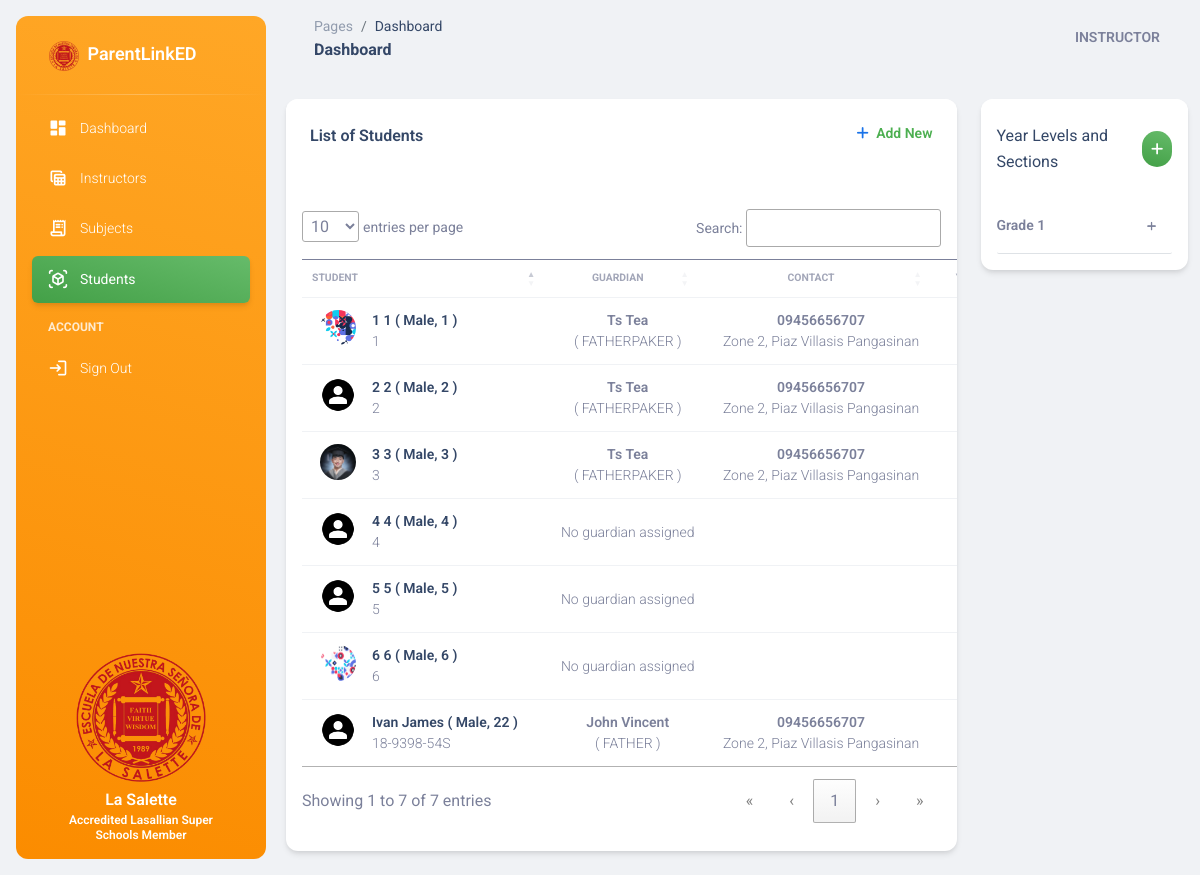
The app's page /students/ (signed in), older data.
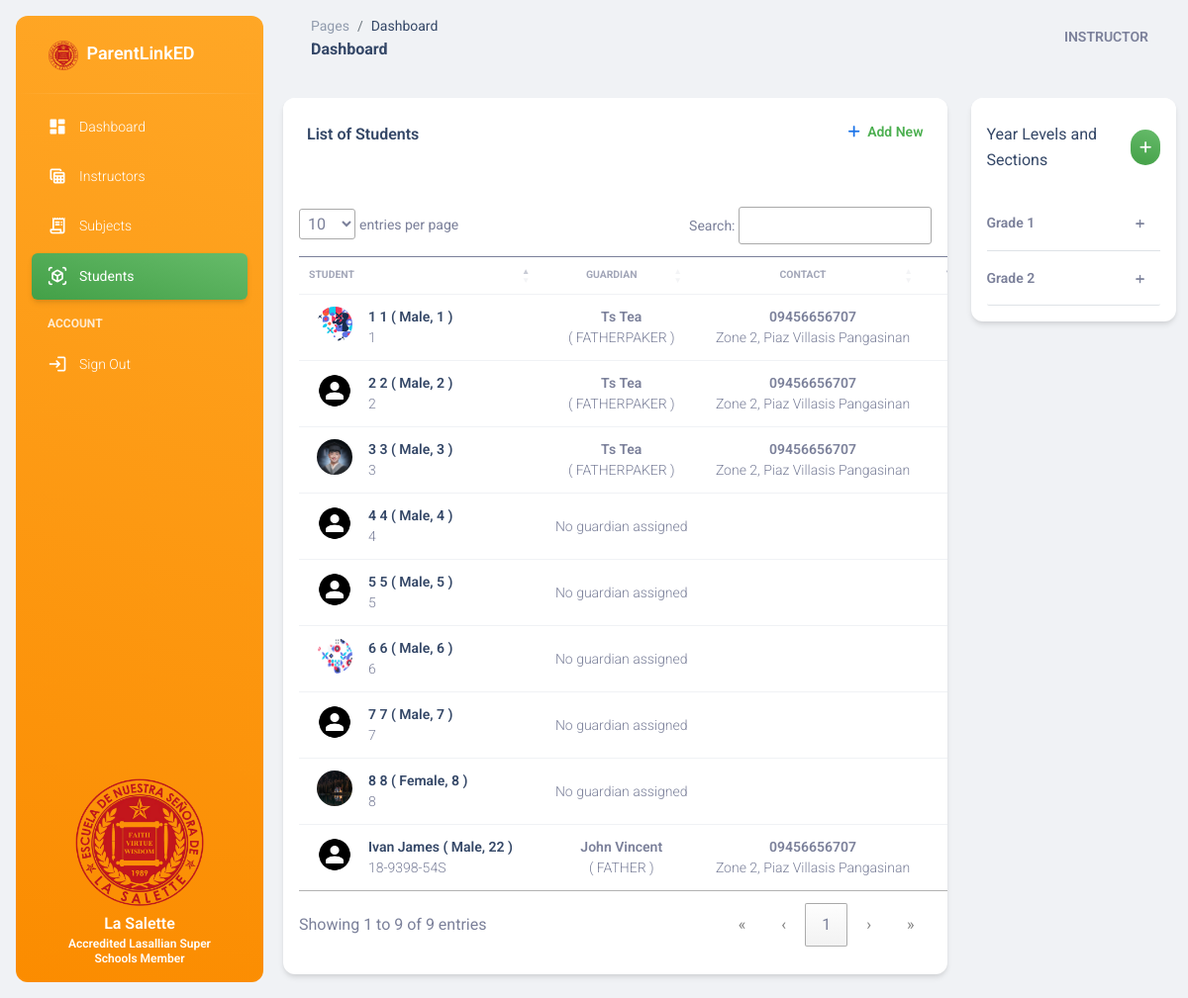
The same page, newer data.
### base/models.py (models this page shows, shortened)
class Student(models.Model):
    firstname = models.CharField(max_length=100)
    lastname = models.CharField(max_length=100)
    student_id = models.CharField(max_length=100, null = True, blank = True)
    avatar = models.ImageField(upload_to='avatars/', default = '/default_avatar.png', null = True, blank = True)
    gender = models.CharField(max_length=10, null = True, blank = True)
    age = models.IntegerField(null = True, blank = True)
    year_level_section = models.ForeignKey(YearLevelSection, on_delete=models.CASCADE, null=True, blank=True)
    date_created = models.DateTimeField(auto_now_add=True, null = True, blank = True)

class Guardian(models.Model):
    user = models.OneToOneField(User, on_delete=models.CASCADE)
    student = models.ManyToManyField(Student, related_name='guardians')
    age = models.IntegerField(null = True, blank = True)
    address = models.CharField(max_length=100, null = True, blank = True)
    contact_number = models.CharField(max_length=11, null = True, blank = True)
    gender = models.CharField(max_length=10, null = True, blank = True)
    avatar = models.ImageField(upload_to='avatars/', default = '/default_avatar.png', null = True, blank = True)
    relationship = models.CharField(max_length=100, null = True, blank = True)
    date_created = models.DateTimeField(auto_now_add=True, null = True, blank = True)

class YearLevelSection(models.Model):
    year_levels = [
        ('Grade 1', 'Grade 1'),
        ('Grade 2', 'Grade 2'),
        ('Grade 3', 'Grade 3'),
        ('Grade 4', 'Grade 4'),
        ('Grade 5', 'Grade 5'),
        ('Grade 6', 'Grade 6'),
    ]
    year_level = models.CharField(max_length=10, choices=year_levels)
    section = models.CharField(max_length=10)
    subjects = models.ManyToManyField(Subject, null=True, blank=True, related_name='year_level_sections')
    instructor = models.ForeignKey(Instructor, on_delete=models.CASCADE, related_name='year_level_sections', null = True, blank = True)
    slug = models.SlugField(max_length=255, unique=True, null=True, blank=True)
    def __str__(self):
        return f"{self.year_level} - {self.section}"

### base/views.py (the view)
# urls.py: path('students/', views.student_page, name='student_page'),
@login_required
def student_page(request):
    students = Student.objects.all()
    year_level_section = YearLevelSection.objects.all()
    grouped_sections = get_grouped_sections()
    context = {
        'grouped_sections': grouped_sections,
        'students': students,
        'year_level_section': year_level_section
    }
    return render(request, 'base/admin/students.html', context)

### base/views.py (called while the page is built)
def get_grouped_sections():
    year_level_sections = YearLevelSection.objects.annotate(student_count=Count('student')).order_by('id', 'section')
    grouped_sections = {}
    for section in year_level_sections:
        year_level = section.year_level
        if year_level not in grouped_sections:
            grouped_sections[year_level] = []
        grouped_sections[year_level].append(section)
    return grouped_sections

### base/templates/base/admin/students.html (shortened to what this page needs)
{% extends 'base.html' %}
{% block content %}
<div class="row">
    <div class="col-lg-9 col-md-7 mb-md-0 mb-4">
        <div class="card">
            <div class="card-header d-flex justify-content-between">
                <h6>List of Students</h6>
                <p class="text-sm mb-0">
                    <i class="fa fa-plus text-info" aria-hidden="true"></i>
                    <a href="" type="button" data-bs-toggle="modal" data-bs-target="#add_new_student"><span class="font-weight-bold text-success ms-1">Add New</span></a>
                </p>
            </div>
            <div class="table-responsive p-3">
              <table class="table align-items-center mb-0 mt-0 p-3" id="student_table">
                <thead>
                  <tr>
                    <th class="text-uppercase text-secondary text-xxs font-weight-bolder opacity-7">Student</th>
                    <th class="text-center text-uppercase text-secondary text-xxs font-weight-bolder opacity-7">Guardian</th>
                    <th class="text-center text-uppercase text-secondary text-xxs font-weight-bolder opacity-7">Contact</th>
                    <th class="text-center text-uppercase text-secondary text-xxs font-weight-bolder opacity-7">Year Level / Section</th>
                  </tr>
                </thead>
                <tbody>
                    {% for student in students %}
                    <tr>
                        <td>
                        <div class="d-flex px-2 py-1">
                            <div>
                            <img src="{{ student.avatar.url }}" class="avatar avatar-sm me-3">
                            </div>
                            <div class="d-flex flex-column justify-content-center">
                            <h6 class="mb-0 text-sm text-capitalize"><a href="{% url 'student_profile' student.student_id %}">{{ student.firstname }} {{ student.lastname }} ( {{ student.gender }}, {{ student.age}} )</a></h6>
                            <p class="text-sm text-secondary mb-0">{{ student.student_id }}</p>
                            </div>
                        </div>
                        </td>
                        <td class="align-middle text-center text-sm">
                        {% for guard in student.guardians.all %}
                            <p class="text-sm font-weight-bold mb-0 text-capitalize">{{ guard.user.first_name }} {{ guard.user.last_name}}</p>
                            <p class="text-sm text-secondary mb-0 text-uppercase">( {{ guard.relationship }} )</p>
                        {% empty  %}
                        <p class="text-sm text-secondary mb-0">No guardian assigned</p>
                        {% endfor %}
                        </td>
                        <td class="align-middle text-center">
                            {% for guard in student.guardians.all %}
                            <p class="text-sm font-weight-bold mb-0">{{ guard.contact_number }}</p>
                            <p class="text-sm text-secondary mb-0">{{ guard.address }}</p>
                            {% endfor %}
                        </td>
                        <td class="align-middle text-center">
                        </td>
                    </tr>
                    {% endfor %}
                </tbody>
              </table>
            </div>
        </div>
    </div>
    {% include 'base/admin/section_tab.html' %}
</div>
{% endblock %}

### base/templates/base/admin/section_tab.html (shortened to what this page needs)
<div class="col-lg-3 col-md-5 d-none d-md-block">
    <div class="card h-auto">
        <div class="card-header pb-0 px-3">
           <div class="d-flex justify-content-between align-items-center">
                 <a href="" class="mb-0" data-bs-toggle="tooltip" data-bs-title="view">Year Levels and Sections</a>
                 <a href="" type="button" data-bs-toggle="modal" data-bs-target="#add-section" class="bg-gradient-success avatar avatar-sm text-white"><i class="fa fa-plus"></i></a>
           </div>
        </div>
        <div class="card-body pt-4 p-3">
            <div class="accordion" id="accordionRental">
                {% for year_level, sections in grouped_sections.items %}
                    <div class="accordion-item">
                        <button class="accordion-button border-bottom font-weight-bold collapsed" type="button" data-bs-toggle="collapse" data-bs-target="#collapse_{{ year_level|slugify }}" aria-expanded="false" aria-controls="collapse_{{ year_level|slugify }}">
                            <small>{{ year_level }}</small>
                            <i class="collapse-close fa fa-plus text-xxs pt-1 position-absolute end-0 me-3" aria-hidden="true"></i>
                            <i class="collapse-open fa fa-minus text-xxs pt-1 position-absolute end-0 me-3" aria-hidden="true"></i>
                        </button>
                    </div>
                {% endfor %}
            </div>
        </div>
    </div>
</div>

Row changes from the older to the newer data that the page shows:
added Student: avatar (placeholder picture), firstname "7", lastname "7", gender "Male", age "7", student_id "7"
added Student: avatar (picture), firstname "8", lastname "8", gender "Female", age "8", student_id "8"
added YearLevelSection: year_level "Grade 2"
Text that changed along with them:
text written by a page script: "entries per page Search: Showing 1 to 7 of 7 entries « ‹ 1 › »" → "entries per page Search: Showing 1 to 9 of 9 entries « ‹ 1 › »"
